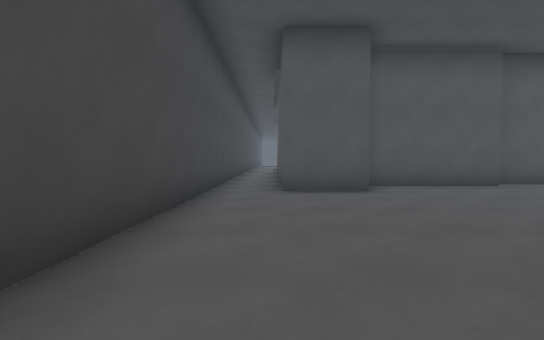
view 1 (above)

24 first-person views from a walk through a 3-D level made in the Godot game engine. The camera is 1.2 m above the floor, tilts 2° down and sees 85° across. The floor is counted in squares, 2 m on a side. Each view is taken from the middle of a square. On the plan, view 1 faces up. The plan holds only what a view shows up to about 9 squares ahead; the rest is blank. The place goes on beyond the plan.

view 2
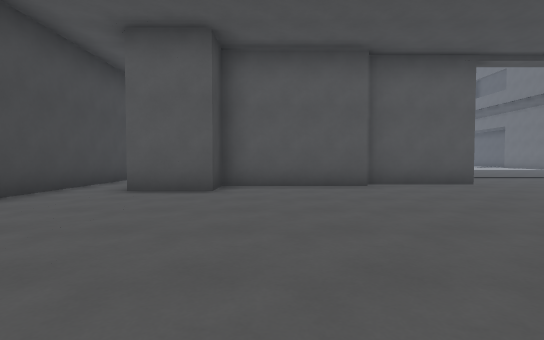

view 3
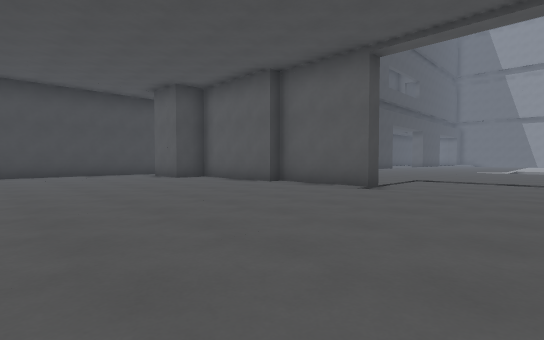

view 4
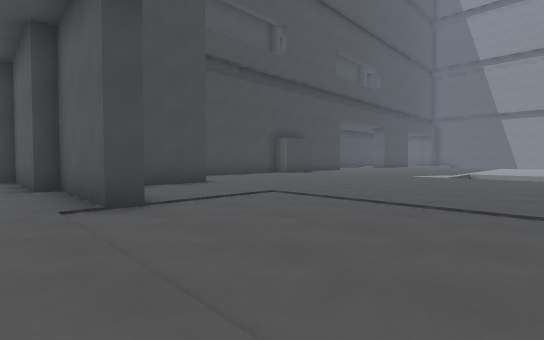

view 5
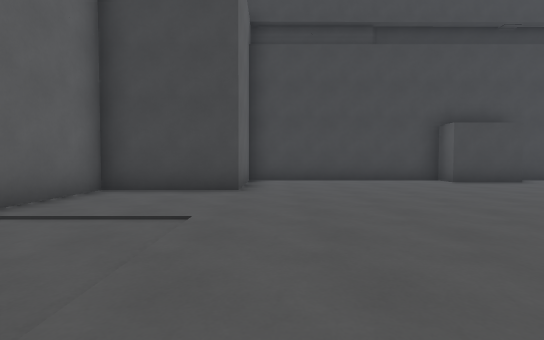

view 6
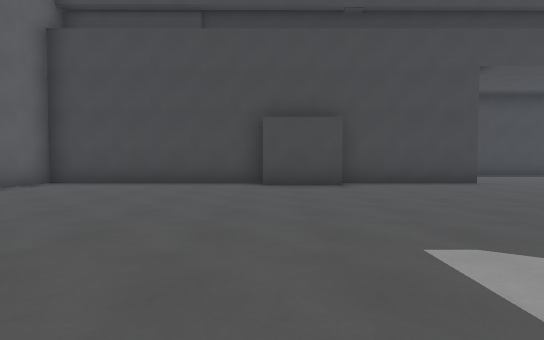

view 7
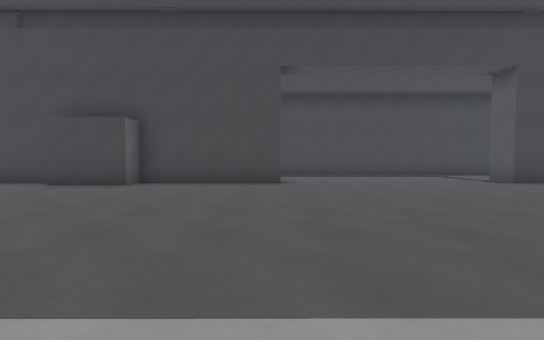

view 8
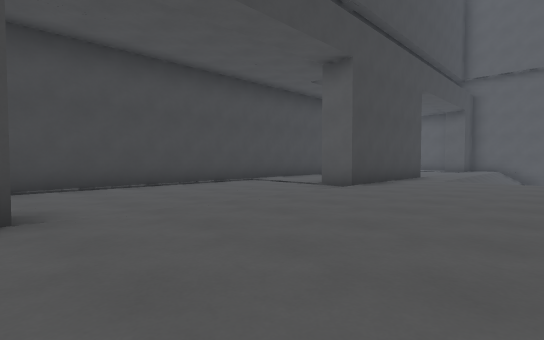

view 9
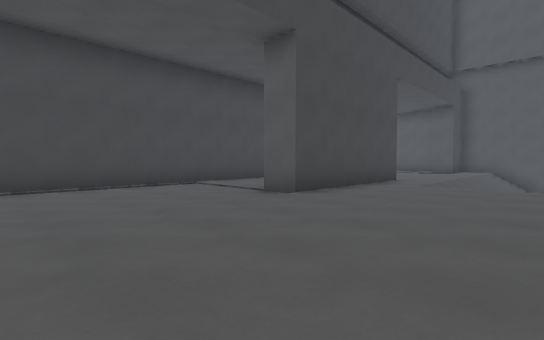

view 10
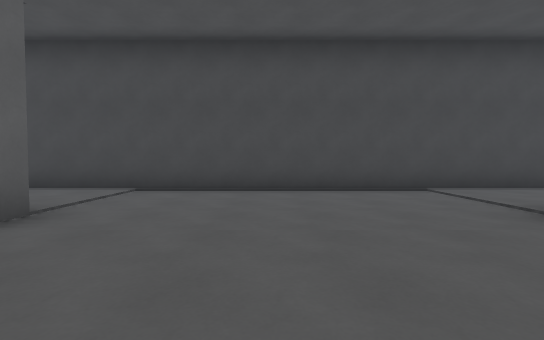

view 11
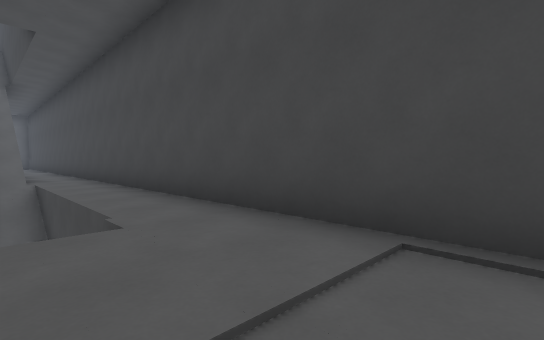

view 12
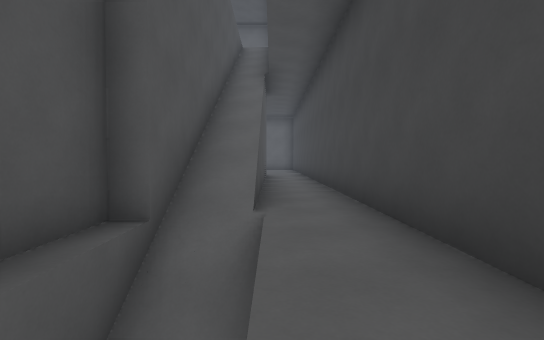

view 13
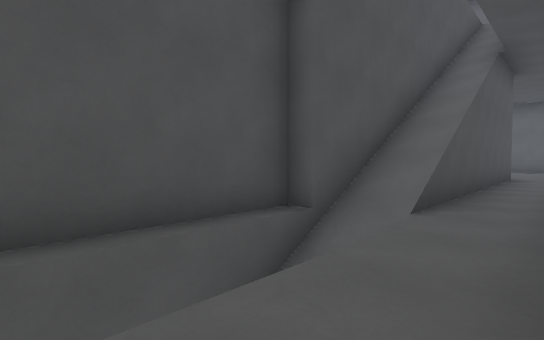

view 14
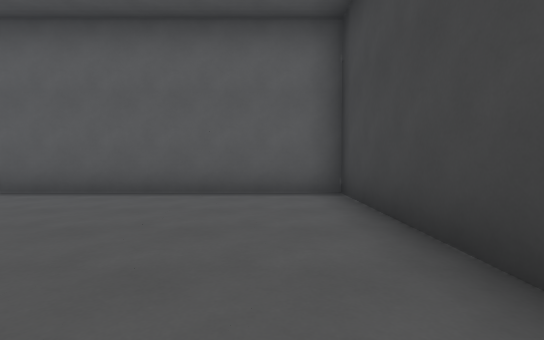

view 15
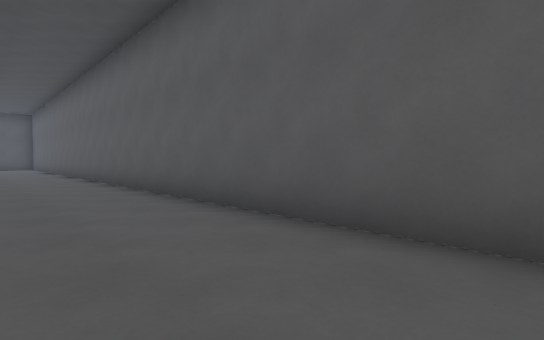

view 16
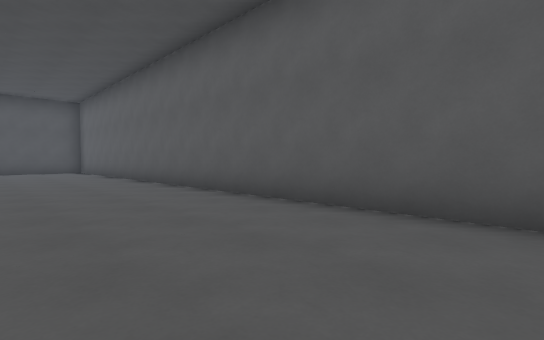

view 17
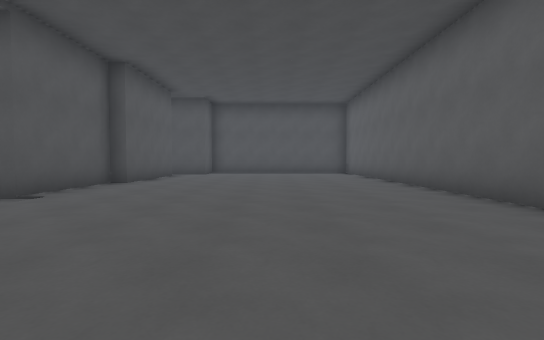

view 18
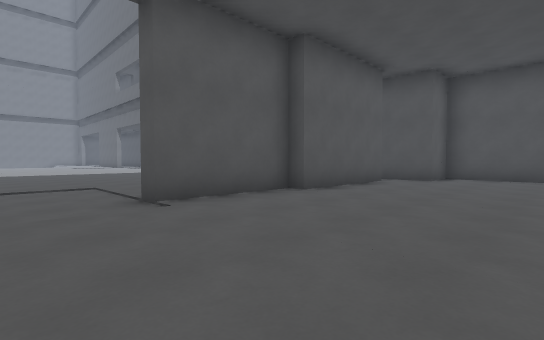

view 19
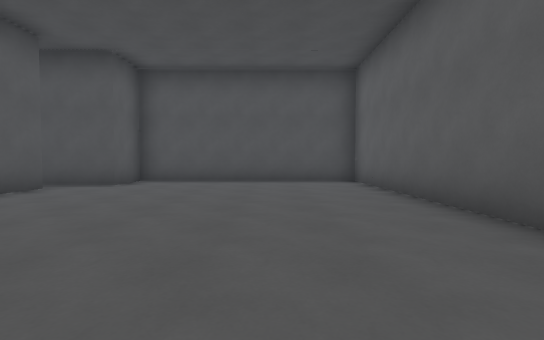

view 20
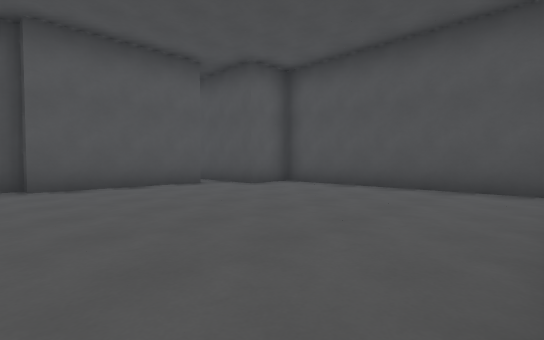

view 21
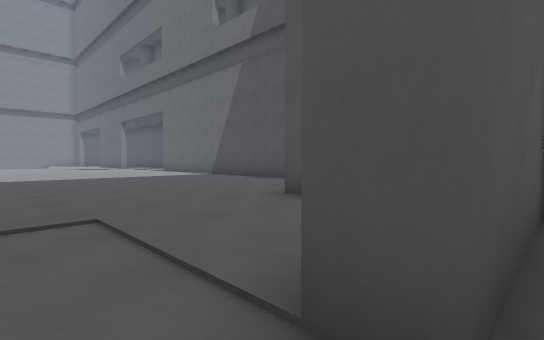

view 22
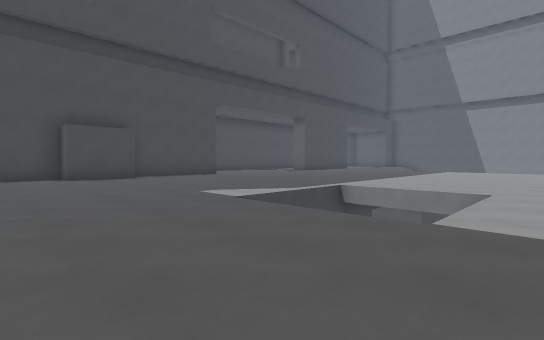

view 23
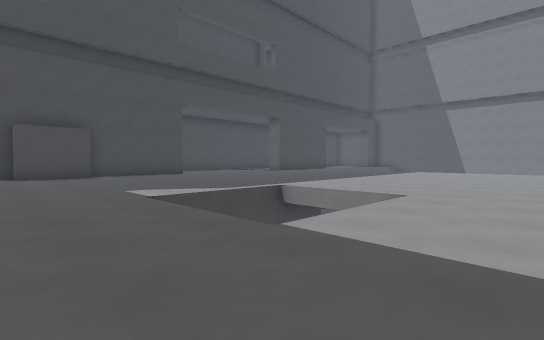

view 24
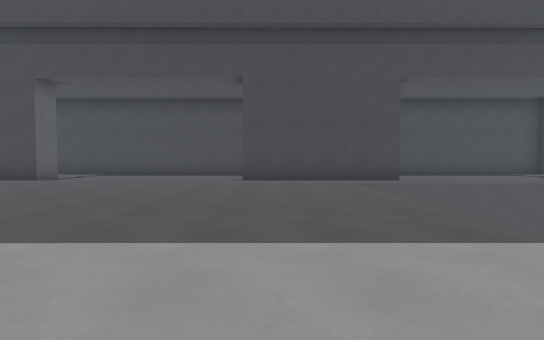

### Floor plan
Key: @ floor where view 1 was taken; # wall or solid block; . floor; / step, stairs or slope; ^ raised ledge; v drop or lower ground.
Columns run from 2 left of view 1 to 23 right of it. Each row starts with its distance up from view 1.
 33      .//
 32      .//
 31     #./
 30 #   #.////..
 29 #.. #........
 28 #...#.........
 27 #............
 26 #...........
 25 #..........   ..
 24 #.........   ....
 23 #.......... .....
 22 #................
 21 #...#............
 20 #...#.......vvv..
 19 #.//#.......  v..
 18 #./ #.......  v...
 17 #.//##......vvv....
 16 #.//##..............
 15 #.//#................
 14 #.//#.................
 13 #.//#.................#
 12 #.//#................
 11 #.//#................
 10 #.//####...........#
  9 #.//#  #...........
  8 #. /#  #..........
  7 #. /######......#######
  6 #.//#.................. ^
  5 #........................#
  4 #........................#
  3 #........................#
  2 #........................#
  1 #........................#
  0 #.@......................#
 -1 ##########################

Where each view was taken, in squares from view 1:
view 1: 0 up, 0 right, facing up
view 2: 0 up, 3 right, facing up
view 3: 1 up, 11 right, facing up-left
view 4: 6 up, 12 right, facing up-left
view 5: 11 up, 11 right, facing left
view 6: 16 up, 10 right, facing left
view 7: 21 up, 10 right, facing left
view 8: 21 up, 6 right, facing up-left
view 9: 23 up, 6 right, facing up-left
view 10: 24 up, 5 right, facing left
view 11: 22 up, 1 right, facing down-left
view 12: 17 up, 0 right, facing down
view 13: 17 up, 1 left, facing down-right
view 14: 5 up, 0 right, facing down
view 15: 2 up, 1 right, facing down-right
view 16: 3 up, 7 right, facing down-right
view 17: 3 up, 9 right, facing right
view 18: 3 up, 12 right, facing up-right
view 19: 2 up, 14 right, facing right
view 20: 0 up, 16 right, facing up-right
view 21: 7 up, 13 right, facing up-right
view 22: 14 up, 13 right, facing up-left
view 23: 15 up, 14 right, facing up-left
view 24: 28 up, 11 right, facing left
